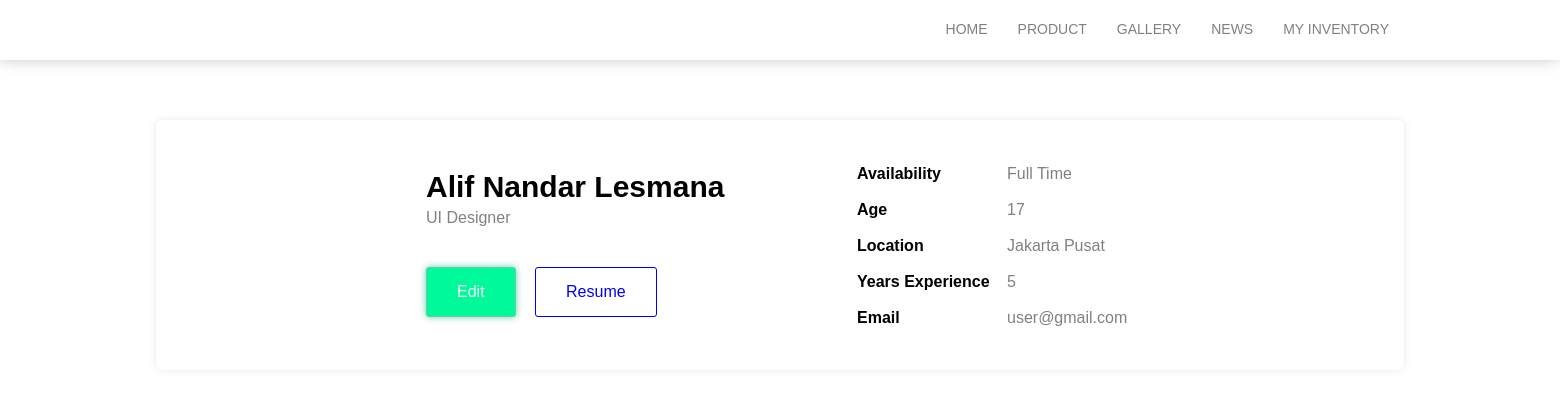
Before: / with the older database file.
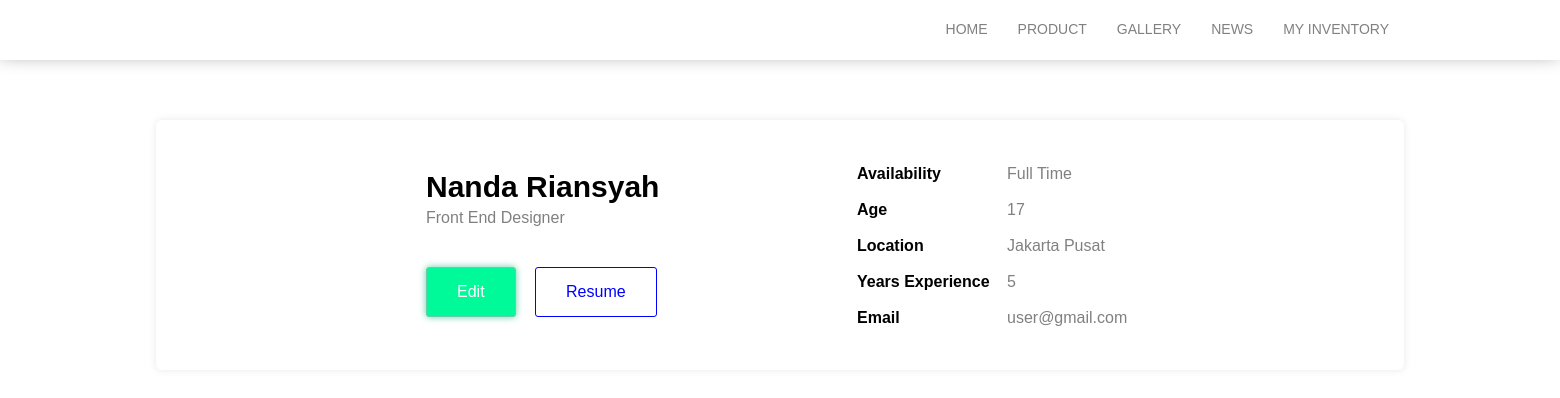
After: the same page with the newer database file.
### tables this page shows
CREATE TABLE `user` (
  `id` int(11) NOT NULL,
  `nama` varchar(50) DEFAULT NULL,
  `role` varchar(50) DEFAULT NULL,
  `availability` varchar(50) DEFAULT NULL,
  `age` int(11) DEFAULT NULL,
  `location` varchar(50) DEFAULT NULL,
  `years_experience` varchar(50) DEFAULT NULL,
  `email` varchar(50) DEFAULT NULL
);

### show-data.php (called while the page is built, shortened)
<?php
    include "koneksi.php";
    $sql = "SELECT * FROM user";
    $result = $koneksi->query($sql);
    foreach($result as $result){
        $nama = $result["nama"];
        $role = $result["role"];
        $availability = $result["availability"];
        $age = $result["age"];
        $location = $result["location"];
        $experience = $result["years_experience"];
        $email = $result["email"];
    }
?>

### index.php (the view, shortened to what this page needs)
<!DOCTYPE html>
<?php
    include "show-data.php";
    include "update-data.php";
?>
<html>
<head>
    <link rel="stylesheet" href="assets/css/style.css">
</head>
<body>
    <nav>
        <ul id="menu">
            <li><a href="#">HOME</a></li>
            <li><a href="#">PRODUCT</a></li>
            <li><a href="#">GALLERY</a></li>
            <li><a href="#">NEWS</a></li>
            <li><a href="#">MY INVENTORY</a></li>
        </ul>
    </nav>
    <section id="box-profile">
        <div class="img-profile">
            <div class="photo" style="background-image: url(assets/img/nanda.jpg);"></div>
        </div>
        <div class="description">
            <h1 id="pName"><?php echo $nama; ?></h1>
            <p id="pRole"><?php echo $role; ?></p>
            <a href="#input-form" class="button bg-green" onclick="editForm()">Edit</a>
            <a href="#" class="button border-blue">Resume</a>
        </div>
        <div class="information">
            <div class="data">
                <p class="field">Availability</p>
                <p id="pAvailable" class="text-gray"><?php echo $availability; ?></p>
            </div>
            <div class="data">
                <p class="field">Age</p>
                <p id="pAge" class="text-gray"><?php echo $age; ?></p>
            </div>
            <div class="data">
                <p class="field">Location</p>
                <p id="pLocation" class="text-gray"><?php echo $location; ?></p>
            </div>
            <div class="data">
                <p class="field">Years Experience</p>
                <p id="pExperience" class="text-gray"><?php echo $experience; ?></p>
            </div>
            <div class="data">
                <p class="field">Email</p>
                <p id="pEmail" class="text-gray"><?php echo $email; ?></p>
            </div>
        </div>
    </section>
</body>
</html>

### assets/css/style.css (style rules this page uses)
*, body { margin: 0; padding: 0; }
body { background-color: white; }
.bg-green { background-color: mediumspringgreen; color: white; box-shadow: 0 0 7px 0px mediumaquamarine; border: 1px solid mediumaquamarine; }
.border-blue { color: blue; border: 1px solid blue; }
.text-gray { color: gray; }
.button { position: relative; padding: 15px 30px 15px 30px; text-decoration: none; display: inline-block; margin-right: 15px; border-radius: 3px; }
nav { position: relative; width: 100%; height: 60px; background-color: white; box-shadow: -1px -7px 20px 0px grey; }
nav ul { position: relative; top: 20px; margin: 0; float: right; right: 10%; }
nav ul li { float: left; display: block; margin: 0px 15px 0px 15px; }
nav ul li a { text-decoration: none; color: grey; font-family: 'Helvetica', sans-serif; font-size: 14px; }
section#box-profile { position: relative; width: 80%; min-height: 250px; margin-left: 10%; margin-right: 10%; margin-top: 60px; border-radius: 6px; background-color: white; box-shadow: 0 0 7px 0px rgba(136, 136, 136, 0.2); }
#box-profile .img-profile { position: relative; display: inline-block; width: 200px; height: 200px; border-radius: 300px; float: left; top: 25px; margin-left: 40px; }
.img-profile .photo { height: 100%; background-size: 100%; background-repeat: no-repeat; background-position: 0px -20px; border-radius: 300px; }
.description { position: relative; width: 400px; display: inline-block; float: left; top: 50px; margin-left: 30px; font-family: 'Helvetica', sans-serif; border-right: 1px solid white; }
.description h1 { font-size: 30px; margin-bottom: 5px; }
.description p { color: grey; }
.description .button { margin-top: 40px; }
.information { position: relative; display: inline-block; float: left; font-family: 'Helvetica', sans-serif; top: 45px; margin-left: 30px; }
.information .data { display: block; width: 1000%; height: 36px; }
.information p.field { font-weight: 600; width: 150px; color: black; }
.information .data p { float: left; }

Changed rows visible on the page:
changed user "Full Time": nama "Alif Nandar Lesmana" → "Nanda Riansyah"; role "UI Designer" → "Front End Designer"
